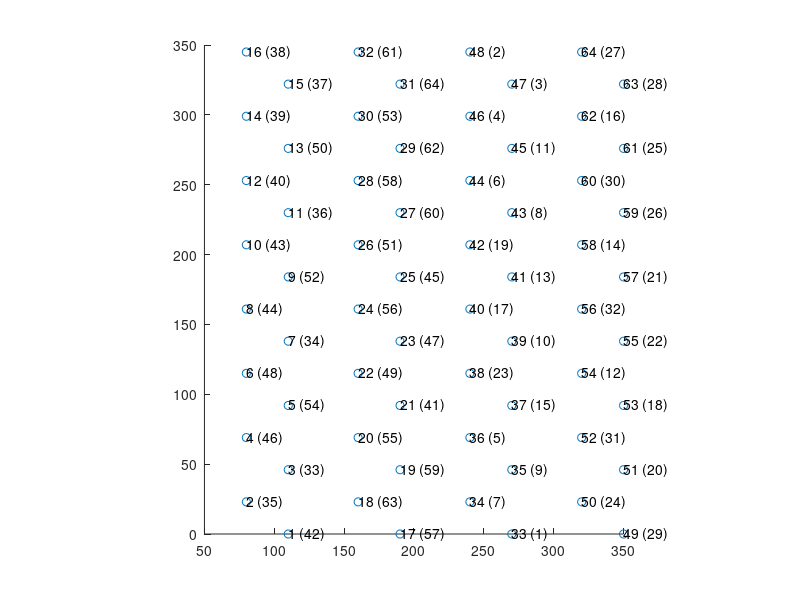
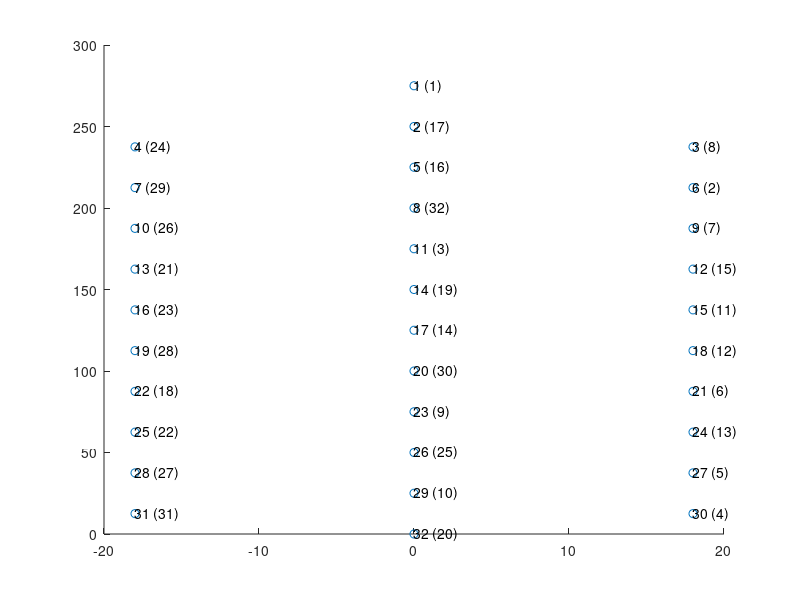
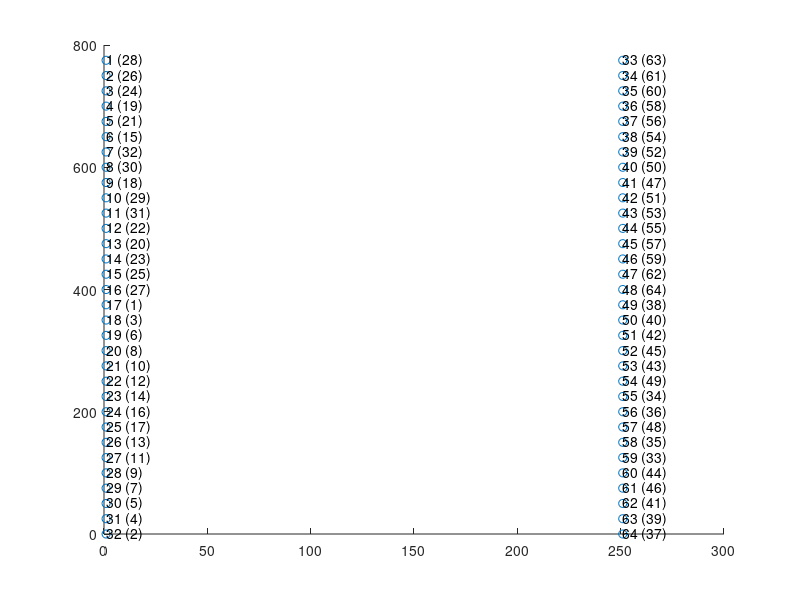

Write the MATLAB code that produced these figures, in order.
%% GENERATE MAPS FOR KILOSORT (I THINK THIS IS FOR VISUALIZATION PURPOSES ONLY)




%% NeuronexusA4x16-Poly2, intan

kiloSortInds = [6 8 10 12 14 16 4 2 1 3 15 13 11 9 7 5 22 24 26 28 30 32 20 18 17 19 31 29 27 25 23 21 38 40 42 44 46 48 36 34 33 35 47 45 43 41 39 37 54 56 58 60 62 64 52 50 49 51 63 61 59 57 55 53];
intanInds = [47 43 42 39 38 37 45 34 41 32 36 49 35 51 33 53 48 55 50 57 52 60 54 62 56 58 63 61 59 44 46 40 22 16 18 5 3 1 4 6 0 8 2 10 7 12 9 14 11 31 13 29 15 26 30 23 28 19 27 24 25 20 21 17] + 1;
channelNum_OpenEphys = [42 35 33 46 54 48 34 44 52 43 36 40 50 39 37 38 57 63 59 55 41 49 47 56 45 51 60 58 62 53 64 61 1 7 9 5 15 23 10 17 13 19 8 6 11 4 3 2 29 24 20 31 18 12 22 32 21 14 26 30 25 16 28 27];

% get desired site locations map
shankSeparation = 80;
siteLocations = nan(16, 2); % start with one shank, then replicate after
siteLocations(2:2:16,:) = cat(2, zeros(8,1), (0:46:46*7)'+23); % first column of leftmost shank
siteLocations(1:2:15,:) = cat(2, ones(8,1)*30, (0:46:46*7)'); % second column of leftmost shank

siteLocations = repmat(siteLocations,4,1);
siteLocations(:,1) = siteLocations(:,1) + repelem(1:4,16)'.*shankSeparation;


% apply channel mapping to site locations
siteLocationsRemapped = nan(size(siteLocations));
for i = 1:64
    shankLocation = siteLocations(kiloSortInds(i),:);
    siteLocationsRemapped(intanInds(i),:) = shankLocation;
end

% visualize final mapping results
close all; figure('Position', [134 119 1595 807]);
scatter(siteLocations(:,1), siteLocations(:,2))
for i = 1:size(siteLocations,1)
    text(siteLocations(i,1), siteLocations(i,2), [num2str(i) ' (' num2str(intanInds(kiloSortInds==i)) ')'])
end
daspect([1 1 1])


Nchannels = 64;
connected = true(Nchannels, 1);
chanMap   = 1:Nchannels;
chanMap0ind = chanMap - 1;
xcoords   = siteLocationsRemapped(:,1);
ycoords   = siteLocationsRemapped(:,2);
kcoords_1   = repmat(1, 16, 1);
kcoords_2   = repmat(2, 16, 1);
kcoords_3   = repmat(3, 16, 1);
kcoords_4   = repmat(4, 16, 1);
kcoords = [kcoords_1; kcoords_2; kcoords_3; kcoords_4]; % grouping of channels (i.e. tetrode groups)
% grouping of channels (i.e. tetrode groups)
fs = 30000; % sampling frequency


% probe BDFD // original mapping
save('Z:\obstacleData\ephys\channelMaps\kilosort\BDFD.mat', ...
    'chanMap','connected', 'xcoords', 'ycoords', 'kcoords', 'chanMap0ind', 'fs')

% probe BDFD // after right most shank broken
connected([27 16 30 14 32 12 31 24 28 25 26 21 22 18 20 29]) = false;
save('Z:\obstacleData\ephys\channelMaps\kilosort\BDFD2.mat', ...
    'chanMap','connected', 'xcoords', 'ycoords', 'kcoords', 'chanMap0ind', 'channelNum_OpenEphys', 'fs')


%% NeuronexusA1x32Poly3, intan

neuro = [23 25 27 29 31 19 17 21 11 15 13 1 3 5 7 9;
         24 26 28 30 32 20 18 22 12 16 14 2 4 6 8 10];

intan = [23 22 21 20 19 18 17 16 15 14 13 12 11 10 9 8;
         24 25 26 27 28 29 30 31 0 1 2 3 4 5 6 7];
intan = intan+1;
intan = fliplr(intan);


connectorInds = [16 6 5 15 4 7 3 8 2 9 1 10 14 13 12 11 22 21 20 19 23 25 24 18 26 17 27 29 28 31 30 32];
kiloSortInds = [31 28 25 22 19 16 13 10 7 4 32 26 20 14 8 2 1 5 11 17 23 29 3 6 9 12 15 18 21 24 27 30];
intanInds = intan(arrayfun(@(x) find(neuro==x), connectorInds));

% get desired site locations map
siteLocations = nan(32, 2);
siteLocations(4:3:31, :) = cat(2, ones(10,1)*-18, fliplr(12.5 : 25 : (12.5+25*9))'); % xy values for left column
siteLocations([1 2:3:32], :) = cat(2, zeros(12,1), fliplr(0 : 25 : (25*11))'); % xy values for right column
siteLocations(3:3:30, :) = cat(2, ones(10,1)*18, fliplr(12.5 : 25 : (12.5+25*9))'); % xy values for right column


% apply channel mapping to site locations
siteLocationsRemapped = nan(size(siteLocations));
for i = 1:32
    shankLocation = siteLocations(kiloSortInds(i),:);
    siteLocationsRemapped(intanInds(i),:) = shankLocation;
end

% visualize final mapping results
close all; figure('Position', [134 119 400 807]);
scatter(siteLocations(:,1), siteLocations(:,2))
for i = 1:size(siteLocations,1)
    text(siteLocations(i,1), siteLocations(i,2), [num2str(i) ' (' num2str(intanInds(kiloSortInds==i)) ')'])
end


Nchannels = 32;
connected = true(Nchannels, 1);
chanMap   = 1:Nchannels;
chanMap0ind = chanMap - 1;
xcoords   = siteLocationsRemapped(:,1);
ycoords   = siteLocationsRemapped(:,2);
kcoords   = ones(Nchannels,1); % grouping of channels (i.e. tetrode groups)
fs = 30000; % sampling frequency

% probe C6CE
save('Z:\obstacleData\ephys\channelMaps\kilosort\C6CE.mat', ...
    'chanMap','connected', 'xcoords', 'ycoords', 'kcoords', 'chanMap0ind', 'fs')

% probe D55F // nine sites defective?
connected([18 28 14 9 10 2 7 15 11]) = false;
save('Z:\obstacleData\ephys\channelMaps\kilosort\D55F.mat', ...
    'chanMap','connected', 'xcoords', 'ycoords', 'kcoords', 'chanMap0ind', 'fs')

%% NeuroCambridge ASSY-H2 (32 channel per shank*2)

% channelNum_OpenEphys is the order of openephys output .continuous files reflecting the
% real physical location of the sites on the probe. First 32 is shankA and
% 33-64 is shankB (refer to the cambridge neurotech map instruction)..
channelNum_OpenEphys = [28 26 24 19 21 15 32 30 18 29 31 22 20 23 25 27 1 3 6 8 10 12 14 16 17 13 11 9 7 5 4 2 63 61 60 58 56 54 52 50 47 51 53 55 57 59 62 64 38 40 42 45 43 49 34 36 48 35 33 44 46 41 39 37];
                    
channelNum_OpenEphys_shank1 = [28 26 24 19 21 15 32 30 18 29 31 22 20 23 25 27 1 3 6 8 10 12 14 16 17 13 11 9 7 5 4 2 ];
channelNum_OpenEphys_shank2 = [63 61 60 58 56 54 52 50 47 51 53 55 57 59 62 64 38 40 42 45 43 49 34 36 48 35 33 44 46 41 39 37];

y = [775:-25:0]'; % y coordinates for both shanks.
x_shank1 = repmat(1, 32, 1); % x coordinates for shankA.
x_shank2 = repmat(251, 32, 1); % x coordinates for shankB.
x = [x_shank1 x_shank2]; % x coordinates for both shanks.
sitaLocation_shank1 = [x_shank1 y];
siteLocation_shank2 = [x_shank2 y];
siteLocation = [sitaLocation_shank1; siteLocation_shank2]; % xy coordinates for both shanks.

% plot the probe channel map
figure;
scatter(siteLocation(:,1), siteLocation(:,2))
for i = 1:size(siteLocation,1)
    text(siteLocation(i,1), siteLocation(i,2), [num2str(i) ' (' num2str(channelNum_OpenEphys(i)) ')']) 
end

% save the channel map for kilosort
kccords_shank1 = ones(32, 1); 
kccords_shank2 = repmat(2, 32, 1); 

Nchannels = 64; 
connected = true(Nchannels, 1); 
chanMap = 1:Nchannels; 
chanMap0ind = chanMap - 1; 

for i = 1:64
    temp = find(channelNum_OpenEphys == i);
    xcoords(i) = siteLocation(temp, 1);
    ycoords(i) = siteLocation(temp, 2);
end

xcoords = xcoords';
ycoords = ycoords';

kcoords   = [kccords_shank1; kccords_shank2]; % grouping of channels (i.e. tetrode groups)
fs = 30000; % sampling frequency

% probe ASSY77
save('Z:\obstacleData\ephys\channelMaps\kilosort\ASSY77.mat', ...
    'chanMap','channelNum_OpenEphys','connected', 'xcoords', 'ycoords', 'kcoords', 'chanMap0ind', 'fs')
